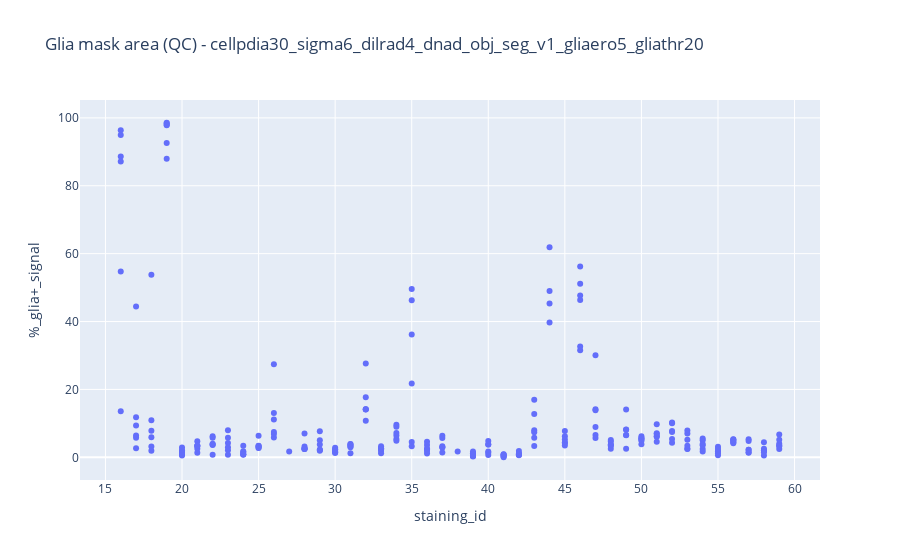

The notebook cell saved with this chart:
### Code cell
# Create the plot
fig = px.scatter(df, x='staining_id', y='%_glia+_signal',
                 hover_data=['tissue_location','index'], title=f'Glia mask area (QC) - {title}')

# Show the plot
fig.show()

### Figure 1 — Plotly figure (JSON) as saved in the notebook; plotly's stock layout.template omitted (floating-point values rounded to 4 significant figures; data arrays with more than 128 entries replaced by an {"elided": "..."} marker saying what was removed)
{"data": [{"customdata": {"elided": "252x2 mixed values"}, "hovertemplate": "staining_id=%{x}<br>%_glia+_signal=%{y}<br>tissue_location=%{customdata[0]}<br>index=%{customdata[1]}<extra></extra>", "legendgroup": "", "marker": {"color": "#636efa", "symbol": "circle"}, "mode": "markers", "name": "", "orientation": "v", "showlegend": false, "type": "scatter", "x": {"elided": "252 int values"}, "xaxis": "x", "y": {"elided": "252 float values"}, "yaxis": "y"}], "layout": {"legend": {"tracegroupgap": 0}, "title": {"text": "Glia mask area (QC) - cellpdia30_sigma6_dilrad4_dnad_obj_seg_v1_gliaero5_gliathr20"}, "xaxis": {"anchor": "y", "domain": [0, 1], "title": {"text": "staining_id"}}, "yaxis": {"anchor": "x", "domain": [0, 1], "title": {"text": "%_glia+_signal"}}}}
